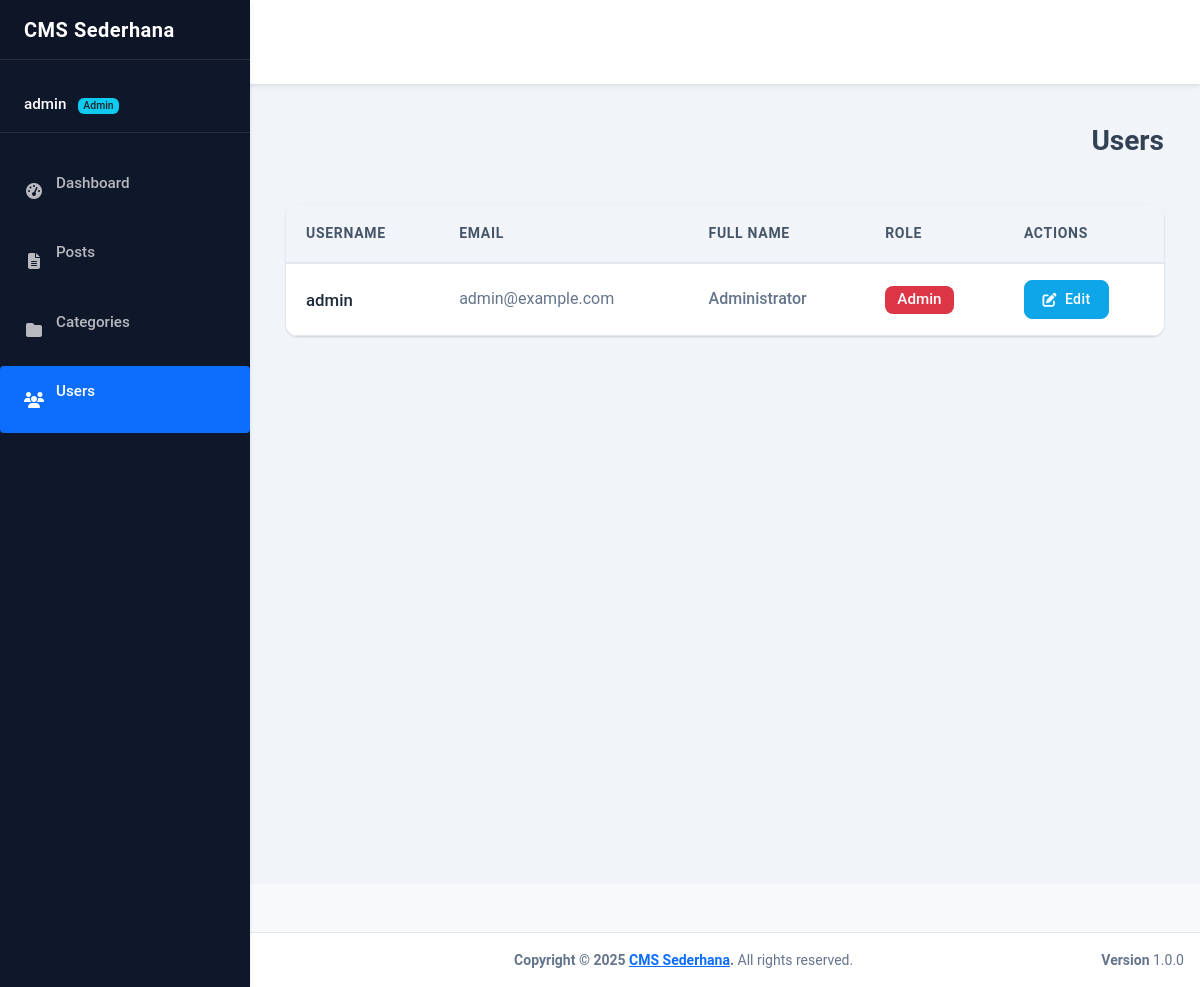
The page /admin/users.php (signed in) on the database its author committed.
### tables this page shows
CREATE TABLE users (
    id INT PRIMARY KEY AUTO_INCREMENT,
    username VARCHAR(50) UNIQUE NOT NULL,
    password VARCHAR(255) NOT NULL,
    email VARCHAR(100) UNIQUE NOT NULL,
    full_name VARCHAR(100) NOT NULL,
    role ENUM('admin', 'editor', 'author','view') NOT NULL,
    created_at TIMESTAMP DEFAULT CURRENT_TIMESTAMP
);

### admin/users.php (the view, shortened to what this page needs)
<?php
require_once '../config/database.php';
$stmt = $pdo->query("SELECT * FROM users ORDER BY username");
$users = $stmt->fetchAll(PDO::FETCH_ASSOC);
?>
<!DOCTYPE html>
<html lang="en">
<head>
    <link href="https://cdn.jsdelivr.net/npm/bootstrap@5.1.3/dist/css/bootstrap.min.css" rel="stylesheet">
    <link href="../assets/css/style.css" rel="stylesheet">
    <link href="../assets/css/admin-users.css" rel="stylesheet">
    <link rel="stylesheet" href="https://cdnjs.cloudflare.com/ajax/libs/font-awesome/6.4.0/css/all.min.css">
</head>
<body class="hold-transition sidebar-mini">
    <div class="wrapper">
        <nav class="main-header navbar navbar-expand navbar-white navbar-light">
            <ul class="navbar-nav">
                <li class="nav-item">
                    <a class="nav-link" data-widget="pushmenu" href="#" role="button"><i class="fas fa-bars"></i></a>
                </li>
            </ul>
            <ul class="navbar-nav ml-auto">
                <li class="nav-item">
                    <a class="nav-link" href="../logout.php">
                    </a>
                </li>
            </ul>
        </nav>
        <aside class="main-sidebar sidebar-dark-primary elevation-4">
            <a href="dashboard.php" class="brand-link">
                <span class="brand-text font-weight-light">CMS Sederhana</span>
            </a>
            <div class="sidebar">
                <div class="user-panel mt-3 pb-3 mb-3 d-flex">
                    <div class="info">
                        <a href="#" class="d-block"><?php echo htmlspecialchars($_SESSION['username']); ?> <span class="badge bg-info text-dark ms-2"><?php echo ucfirst($_SESSION['role']); ?></span></a>
                    </div>
                </div>
                <nav class="mt-2">
                    <ul class="nav nav-pills nav-sidebar flex-column" data-widget="treeview" role="menu">
                        <li class="nav-item">
                            <a href="dashboard.php" class="nav-link">
                                <i class="nav-icon fas fa-tachometer-alt"></i>
                                <p>Dashboard</p>
                            </a>
                        </li>
                        <li class="nav-item">
                            <a href="posts.php" class="nav-link">
                                <i class="nav-icon fas fa-file-alt"></i>
                                <p>Posts</p>
                            </a>
                        </li>
                        <li class="nav-item">
                            <a href="categories.php" class="nav-link">
                                <i class="nav-icon fas fa-folder"></i>
                                <p>Categories</p>
                            </a>
                        </li>
                        <li class="nav-item">
                            <a href="users.php" class="nav-link active">
                                <i class="nav-icon fas fa-users"></i>
                                <p>Users</p>
                            </a>
                        </li>
                    </ul>
                </nav>
            </div>
        </aside>
        <div class="content-wrapper">
            <div class="content-header">
                <div class="container-fluid">
                    <div class="row mb-2">
                        <div class="col-sm-6">
                            <h1 class="m-0"><center> Users</h1>
                        </div>
                    </div>
                </div>
            </div>
            <div class="content">
                <div class="container-fluid">
                    <div class="card">
                        <div class="card-body table-responsive p-0" style="padding: 2rem 2rem 1.5rem 2rem;">
                            <table class="table table-hover align-middle" style="background: #fff; border-radius: 0.75rem;">
                                <thead>
                                    <tr style="background: var(--gray-50); color: var(--dark-color); font-weight: 600;">
                                        <th>Username</th>
                                        <th>Email</th>
                                        <th>Full Name</th>
                                        <th>Role</th>
                                        <th>Actions</th>
                                    </tr>
                                </thead>
                                <tbody>
                                    <?php foreach($users as $user): ?>
                                    <tr>
                                        <td style="font-weight: 500; color: var(--dark-color); font-size: 1.05rem;"><?php echo htmlspecialchars($user['username']); ?></td>
                                        <td style="color: var(--gray-500);"> <?php echo htmlspecialchars($user['email']); ?> </td>
                                        <td style="color: var(--gray-500);"> <?php echo htmlspecialchars($user['full_name']); ?> </td>
                                        <td>
                                            <span class="badge <?php echo $user['role'] == 'admin' ? 'bg-danger' : ($user['role'] == 'editor' ? 'bg-warning text-dark' : 'bg-info text-dark'); ?>" style="font-size: 0.95rem; padding: 0.4em 0.8em; border-radius: 0.5rem; font-weight: 500;">
                                                <?php echo ucfirst($user['role']); ?>
                                            </span>
                                        </td>
                                        <td>
                                            <button type="button" class="btn btn-sm btn-info" style="border-radius: 0.5rem; font-weight: 500; padding: 0.5rem 1.1rem;">
                                                <i class="fas fa-edit"></i> Edit
                                            </button>
                                        </td>
                                    </tr>
                                    <?php endforeach; ?>
                                </tbody>
                            </table>
                        </div>
                    </div>
                </div>
            </div>
        </div>
        <footer class="main-footer">
            <div class="float-right d-none d-sm-block">
                <b>Version</b> 1.0.0
            </div>
            <strong>Copyright &copy; <?php echo date('Y'); ?> <a href="../index.php">CMS Sederhana</a>.</strong> All rights reserved.
        </footer>
    </div>
</body>
</html>

### assets/css/style.css (style rules this page uses)
:root { --primary-color: #2563eb; --secondary-color: #475569; --success-color: #16a34a; --danger-color: #dc2626; --warning-color: #d97706; --info-color: #0891b2; --light-color: #f8fafc; --dark-color: #1e293b; --border-color: #e2e8f0; --shadow-sm: 0 1px 2px 0 rgba(0, 0, 0, 0.05); --shadow: 0 1px 3px 0 rgba(0, 0, 0, 0.1), 0 1px 2px -1px rgba(0, 0, 0, 0.1); --shadow-md: 0 4px 6px -1px rgba(0, 0, 0, 0.1), 0 2px 4px -2px rgba(0, 0, 0, 0.1); }
body { font-family: 'Roboto', sans-serif; line-height: 1.6; color: var(--dark-color); background-color: #f3f4f6; }
.navbar { box-shadow: var(--shadow); background: white !important; padding: 1rem; }
.nav-link { color: var(--secondary-color) !important; font-weight: 500; transition: color 0.2s; }
.card { border: none; border-radius: 0.5rem; box-shadow: var(--shadow); transition: transform 0.2s, box-shadow 0.2s; }
.btn { font-weight: 500; padding: 0.5rem 1rem; border-radius: 0.375rem; transition: all 0.2s; }
.table { margin-bottom: 0; }
.table th { border-top: none; background-color: #f8fafc; font-weight: 600; }
.table td { vertical-align: middle; }
.badge { padding: 0.35em 0.65em; font-weight: 500; border-radius: 0.25rem; }
footer { background-color: white !important; border-top: 1px solid var(--border-color); padding: 1.5rem 0; margin-top: 3rem; }
body { background-color: #f8f9fa; }
.navbar { box-shadow: 0 2px 4px rgba(0,0,0,.1); }
.card { border: none; box-shadow: 0 0.125rem 0.25rem rgba(0,0,0,.075); transition: transform 0.2s ease-in-out; }
.content { line-height: 1.8; }
.sidebar a { color: #495057; text-decoration: none; transition: color 0.2s ease-in-out; }
.content-wrapper { background-color: #f8f9fa; }
.table { background-color: white; }
.table thead th { border-bottom: 2px solid #dee2e6; font-weight: bold; }
.table td, .table th { vertical-align: middle; }
.btn { border-radius: 0.25rem; padding: 0.375rem 0.75rem; }
.badge { padding: 0.5em 0.75em; font-size: 0.75em; font-weight: 600; border-radius: 0.25rem; }

### assets/css/admin-shared.css (style rules this page uses)
:root { --primary-color: #4361ee; --secondary-color: #3f37c9; --success-color: #4caf50; --info-color: #2196f3; --warning-color: #ff9800; --danger-color: #f44336; --dark-color: #1e293b; --light-color: #f8f9fa; --gray-100: #f1f5f9; --gray-200: #e2e8f0; --gray-300: #cbd5e1; --gray-400: #94a3b8; --gray-500: #64748b; --gray-600: #475569; --gray-700: #334155; --gray-800: #1e293b; --gray-900: #0f172a; --shadow-sm: 0 1px 2px 0 rgba(0, 0, 0, 0.05); --shadow: 0 1px 3px 0 rgba(0, 0, 0, 0.1), 0 1px 2px 0 rgba(0, 0, 0, 0.06); --shadow-md: 0 4px 6px -1px rgba(0, 0, 0, 0.1), 0 2px 4px -1px rgba(0, 0, 0, 0.06); --shadow-lg: 0 10px 15px -3px rgba(0, 0, 0, 0.1), 0 4px 6px -2px rgba(0, 0, 0, 0.05); --border-color: var(--gray-200); --transition: all 0.3s ease; }
.content-wrapper { margin-left: 250px; min-height: 100vh; background: #f1f5f9; padding: 1.5rem; }
.content-header { padding: 1rem 0; display: flex; justify-content: space-between; align-items: center; margin-bottom: 1.5rem; }
.content-header h1 { font-size: 1.75rem; font-weight: 600; color: var(--dark-color); margin: 0; }
.card { background: white; border-radius: 0.75rem; box-shadow: var(--shadow); margin-bottom: 2rem; border: none; }
.card-body { padding: 1.5rem; }
.table { margin: 0; width: 100%; }
.table th { background: #f8fafc; font-weight: 600; text-transform: uppercase; font-size: 0.875rem; letter-spacing: 0.05em; padding: 1rem 1.5rem; border-bottom: 2px solid var(--border-color); color: var(--gray-600); }
.table td { padding: 1rem 1.5rem; vertical-align: middle; color: var(--gray-700); border-bottom: 1px solid var(--gray-200); }
.btn { font-weight: 500; letter-spacing: 0.03em; border-radius: 0.5rem; padding: 0.75rem 1.5rem; transition: all 0.2s; display: inline-flex; align-items: center; gap: 0.5rem; }
.btn-sm { padding: 0.4rem 0.75rem; font-size: 0.875rem; border-radius: 0.375rem; }
.btn-info { background-color: var(--info-color); border-color: var(--info-color); color: white; }
.badge { padding: 0.5em 0.75em; font-weight: 500; font-size: 0.75rem; border-radius: 0.25rem; }

### rows shown on the page
users: username "admin", email "admin@example.com", full_name "Administrator", role "Admin"

### other values the page prints
$_SESSION['username'] "admin"
$_SESSION['role'] "Admin"
